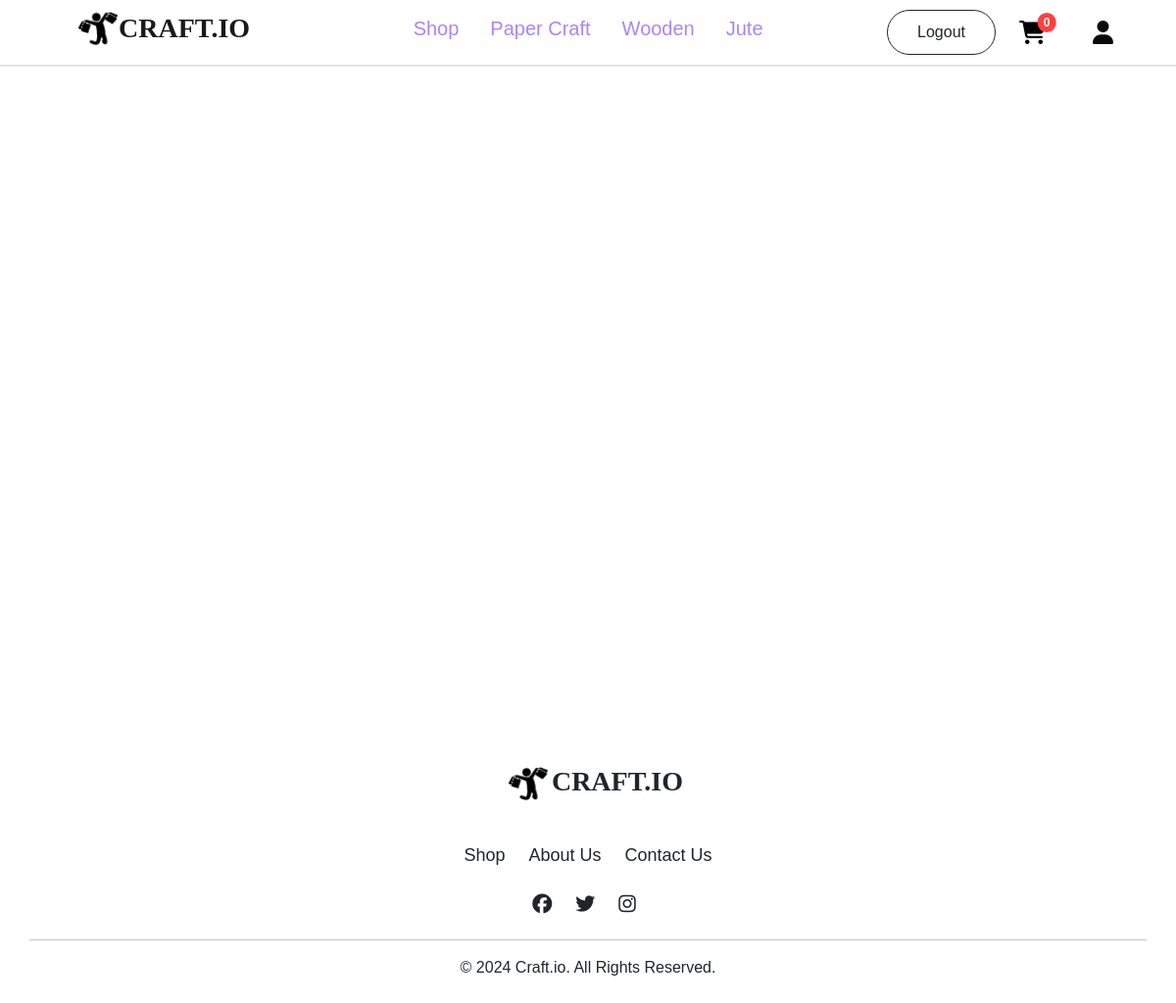
/customer/cartlist/ (signed in), run on an earlier commit of the app's database.
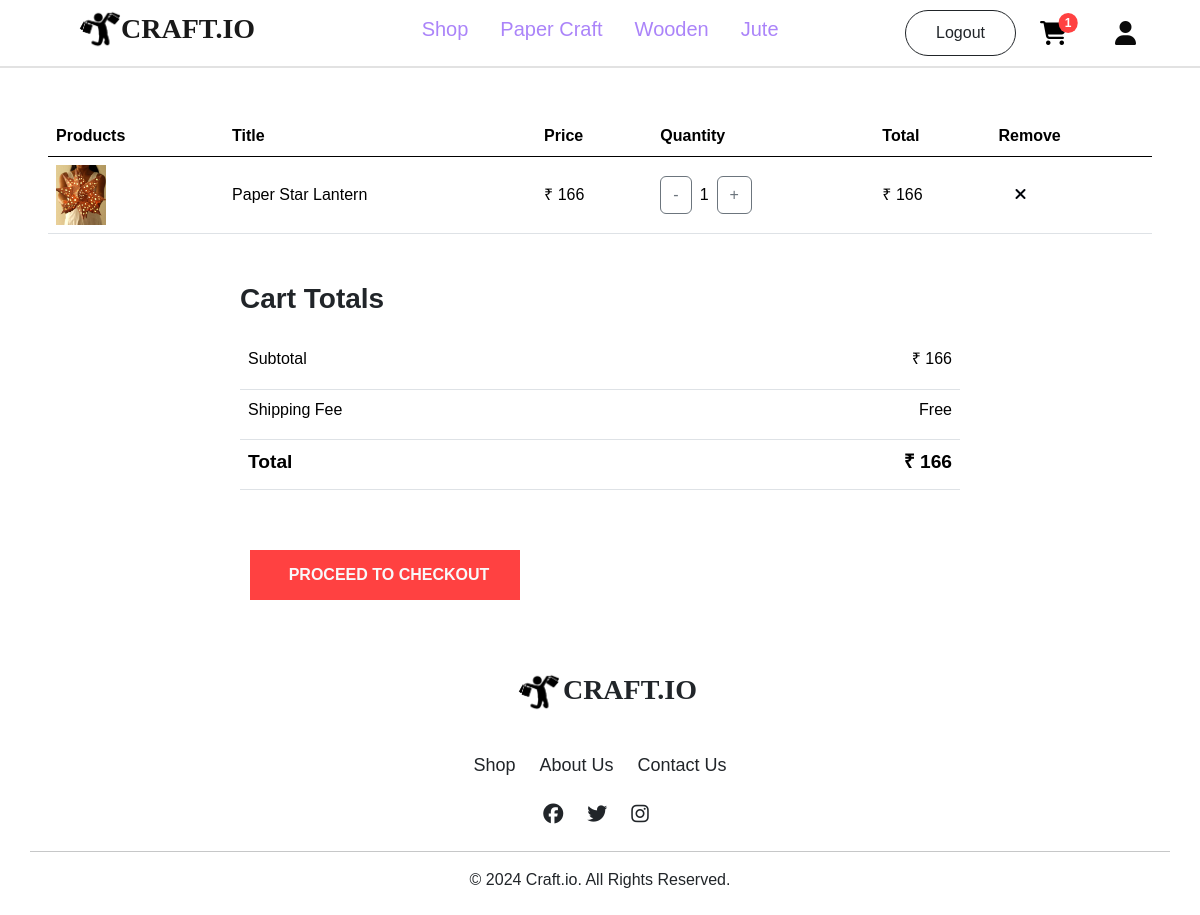
And on a later commit of the database.
### account/models.py (models this page shows, shortened)
class Cart(models.Model):
    product=models.ForeignKey(Productss,on_delete=models.CASCADE)
    user=models.ForeignKey(User,on_delete=models.CASCADE)
    quantity=models.IntegerField(default=1)
    total=models.IntegerField()

class Productss(models.Model):
    title=models.CharField(max_length=100)
    description=models.CharField(max_length=500)
    price=models.IntegerField()
    offerprice=models.IntegerField()
    image=models.ImageField(upload_to='product_images')
    stock=models.IntegerField()
    ShippingFee=models.CharField(max_length=100,default='Free')
    created_at = models.DateTimeField(default=timezone.now)
    options=(
        ('PaperCraft','PaperCraft'),
        ('Wooden','Wooden'),
        ('Jute','Jute'),
    )
    category=models.CharField(max_length=100,choices=options)

### customer/views.py (the view)
# urls.py: path('cartlist/', CartListView.as_view(), name='cartlist'),
@method_decorator(decorator=decorators, name='dispatch')
class CartListView(ListView):
    template_name = 'cart.html'
    queryset = Cart.objects.all()
    context_object_name = 'carts'
    def get_context_data(self, **kwargs):
        context = super().get_context_data(**kwargs)
        carts = self.get_queryset()
        subtotal = sum(cart.total for cart in carts)
        if subtotal > 500:
            shipping_fee = 0
        else:
            shipping_fee = sum(
                (int(cart.product.ShippingFee) if cart.product.ShippingFee.isdigit() else 0) * cart.quantity
                for cart in carts
            )
        context['subtotal'] = subtotal
        context['shipping_fee'] = shipping_fee
        context['grand_total'] = subtotal + shipping_fee
        return context

### customer/context_processors.py (called while the page is built)
def item_count(request):
    if request.user.is_authenticated:
        cart_count=Cart.objects.filter(user=request.user).count()
        wishlist_count=Wishlist.objects.filter(user=request.user).count()
        order_count=Orders.objects.filter(user=request.user).count()
        return {'cart':cart_count,'wishlist':wishlist_count,'order':order_count}
    else:
        return {"cart":0,'wishlist':0,"order":0}

### customer/views.py (called while the page is built)
def signin_required(fn):
    def inner(request, *args, **kw):
        if request.user.is_authenticated:
            return fn(request, *args, **kw)
        else:
            messages.error(request, 'Please login First!!')
            return redirect('login')
    return inner

### customer/templates/cart.html (shortened to what this page needs)
{% extends 'navbar.html' %}
{% block content %}
{% if carts %}
<div class="table-container" style="width: 92%; margin: 0 auto;">
    <table class="table mt-5">
        <thead>
            <tr>
                <th>Products</th>
                <th>Title</th>
                <th>Price</th>
                <th>Quantity</th>
                <th>Total</th>
                <th>Remove</th>
            </tr>
        </thead>
        <tbody>
        {% for i in carts %}
            <tr class="align-middle">
                <td>
                    <a href="{% url 'pdetail' i.product.id %}">
                        <img src="{{ i.product.image.url }}" alt="{{ item.product.title }}" class="img-fluid" height="50px" width="50px">
                    </a>
                </td>
                <td>{{i.product.title}}</td>
                <td>&#8377; {{i.product.price}}</td>
                <td>
                    <div class="d-flex align-items-center">
                        <a href="{% url 'decQuantity' i.id %}" class="btn btn-outline-secondary">-</a>
                        <span class="mx-2">{{i.quantity}}</span>
                        <a href="{% url 'incQuantity' i.id %}" class="btn btn-outline-secondary">+</a>
                    </div>
                </td>
                <td>&#8377; {{i.total}}</td>
                <td>
                    <a href="{% url 'removeitem' i.id %}" class="ms-3"><i class="fa-solid fa-xmark" style="color: #00040a;"></i></a>
                </td>
            </tr>
        {% endfor %}
        </tbody>
    </table>
</div>
<div class="table-container" style="width: 60%; margin: 0 auto;">
    <h3 class="mt-5"><b>Cart Totals</b></h3>
    <table class="table mt-4">
        <tbody>
            <tr style="height: 50px;">
                <td>Subtotal</td>
                <td class="text-end">&#8377; {{ subtotal }}</td>
            </tr>
            <tr style="height: 50px;">
                <td>Shipping Fee</td>
                <td class="text-end">
                    {% if shipping_fee == 0 %}
                        Free
                    {% else %}
                        &#8377; {{ shipping_fee }}
                    {% endif %}
                </td>
            </tr>
            <tr style="height: 50px;">
                <th style="font-size: larger;">Total</th>
                <th class="text-end" style="font-size: larger;">&#8377; {{ grand_total }}</th>
            </tr>
        </tbody>
    </table>
</div>
<div class="mb-5" style="margin-left: 200px;">
    <a href="{% url 'add_address' %}" class="btn text-light d-flex justify-content-center" style="background-color: #ff4141;width: 270px;border-radius: 0px;height: 50px;margin-left: 50px;margin-top: 60px;">
        <b class="ms-2">PROCEED TO CHECKOUT</b>
    </a>
</div>
{% else %}
<div style="display: flex; justify-content: center; align-items: center; height: 80vh;" class="mb-5">
</div>
{% endif %}
{% endblock content %}

What changed in the data, as far as the page shows it:
added Cart: product.image (picture), product "Paper Star Lantern", product.price "166", quantity "1", total "166"
Also different on the page:
{{ cart }}: "0" → "1"
{{ subtotal }}: (not shown) → "166"
{{ grand_total }}: (not shown) → "166"
text now shown: "Products Title Price Quantity Total Remove Cart Totals Subtotal ₹ Shipping Fee Free Total ₹ PROCEED TO CHECKOUT"
